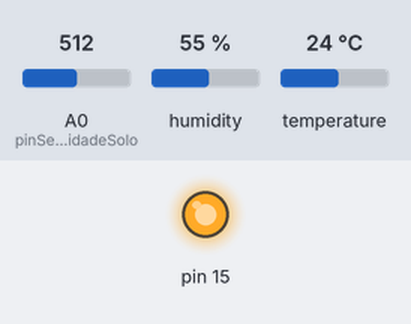
This sketch was run on a simulated Arduino Uno, built with avr-gcc and run on an emulated ATmega328P. On the bench: output pins drawn as LEDs (lit = HIGH). The inputs (shaded band) are chosen by the test bench; at power-on: A0 (pinSensorUmidadeSolo) = 512, humidity 55 %, temperature 24 °C. What the sketch prints to the serial monitor is not drawn.

Above: at 0.1 s.
Timing chart, 0 to 1.6 s (numbered marks = the images above):
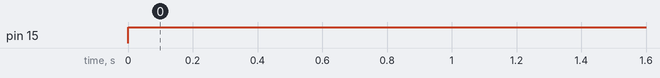

The sketch:

esp_temp.ino
```cpp
#include <DHT.h>
#include <Arduino.h>

#define DHT_PIN 2       // Defina o pino ao qual o sensor KY-015 está conectado
#define DHT_TYPE DHT11  // Dependendo do modelo do sensor, pode ser DHT11, DHT21 ou DHT22

DHT dht(DHT_PIN, DHT_TYPE);

const int pinSensorUmidadeSolo = A0;

void setup() {
  pinMode(15, OUTPUT);
  Serial.begin(9600);
  dht.begin();
}

void loop() {
  digitalWrite(15, HIGH);
  float temperature = dht.readTemperature();  // Lê a temperatura em graus Celsius
  float umidade = dht.readHumidity(); // Lê a umidade

  if (isnan(temperature)) {
    Serial.println("Falha ao ler a Temperatura e a Umidade!");
  } else {
    Serial.print("Temperatura do ambiente: ");
    Serial.print(temperature);
    Serial.println(" °C");

    Serial.print("Umidade do ambiente:");
    Serial.print(umidade);
    Serial.println("%");
  }

  // Realiza a leitura do valor analógico do sensor
  int valorAnalogico = analogRead(pinSensorUmidadeSolo);

  // Mapeia o valor lido para a porcentagem de umidade do solo (0 a 100%)
  float umidadeSolo = map(valorAnalogico, 0, 1023, 0, 100);

  // Exibe o valor da umidade do solo no monitor serial
  Serial.print("Umidade do solo: ");
  Serial.print(100 - umidadeSolo);
  Serial.println("%");

  delay(3000);  // Aguarda 2 segundos antes de ler a temperatura novamente
}
```

Measured:
- by itself, pin 15: LOW → HIGH at 0.00 s
